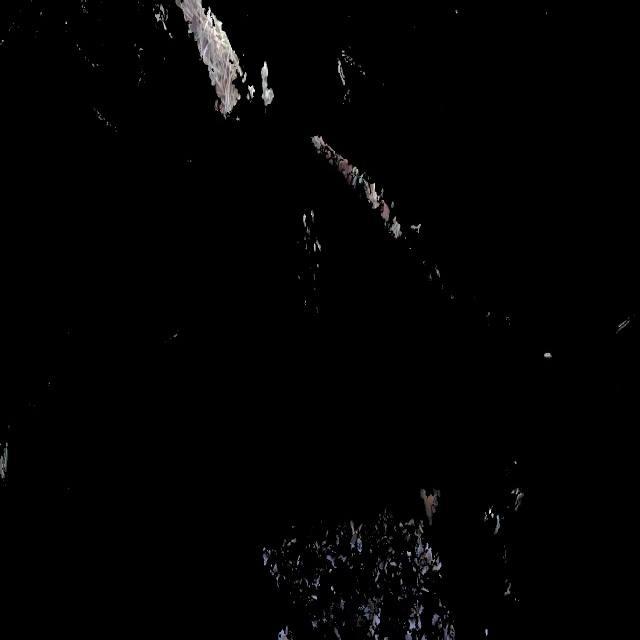
#> input picture datasets/ban/images/train/1190cd7e-frame12.jpg, 640 x 640 px
$ python -i MOG.py   (imports and definitions only)
#> lines starting #> are read from the running program, lines starting #| are printed output that depends on the picture; after the words box and inside, x2 and y2 are one past the last pixel; in counts of white or black regions, pixels touching at a corner belong together
#> further down, picture is the input picture: shape (640, 640, 3); mean B, G, R 2.7, 2.6, 2.7
import numpy as np
import cv2 as cv


# [10 lines left out: function otsu_thresholding, not called in this run]


def otsu_blur_thresholding(img):
    """Apply OTSU thresholding to the image after blurring it"""
    img = cv.cvtColor(img, cv.COLOR_BGR2GRAY)

    img = cv.normalize(img, None, alpha=0, beta=255, norm_type=cv.NORM_MINMAX)

    img = cv.equalizeHist(img)
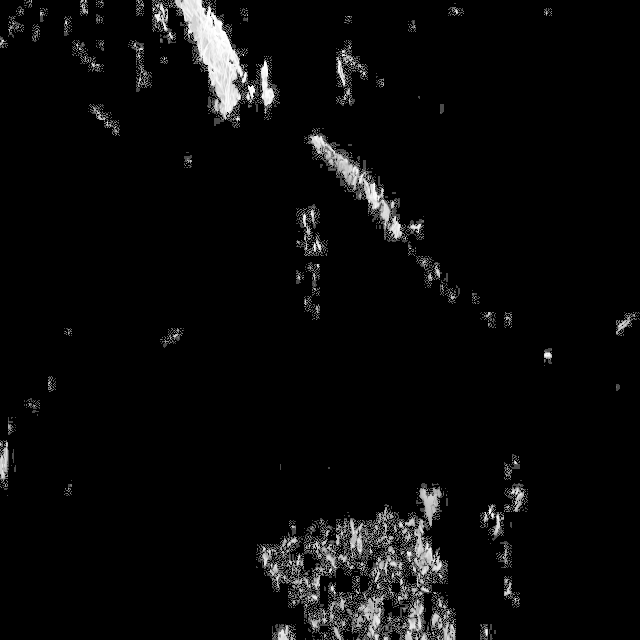
#> img: shape (640, 640); min 0, max 255, mean 9.9
    blur = cv.GaussianBlur(img, (5, 5), 0)
    _, th = cv.threshold(blur, 0, 255, cv.THRESH_BINARY + cv.THRESH_OTSU)
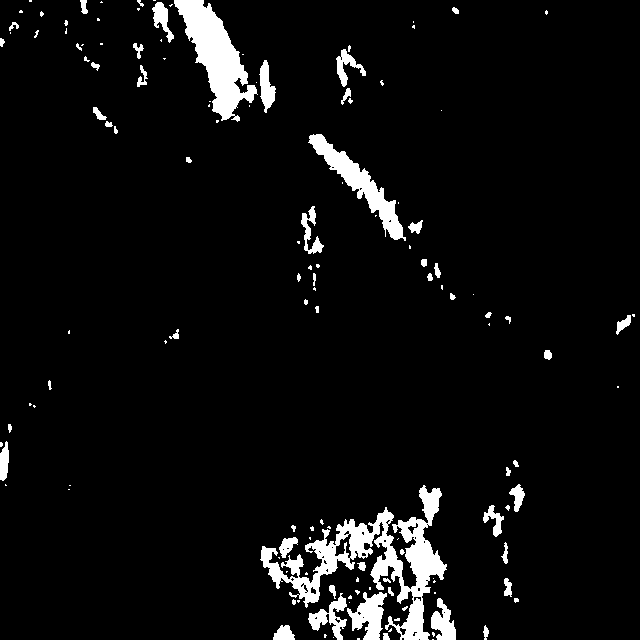
#> th: shape (640, 640); 5.4% white; 136 white regions (79 under 20 px), largest, box (x1, y1, x2, y2) and area: (260, 485, 447, 640) 7566, (174, 0, 258, 122) 4209, (308, 134, 406, 241) 2372
    return th


# [350 lines left out: functions mean_adaptive_thresholding, gaussian_adaptive_thresholding, basic, basic_2, filtre_2, basic_3 and 2 more, not called in this run]


def main():
    basic_3()

>>> import cv2
>>> picture = cv2.imread('../../datasets/ban/images/train/1190cd7e-frame12.jpg')
>>> result = otsu_blur_thresholding(picture)

$ run again, on datasets/ban/images/train/1495cc58-frame474.jpg
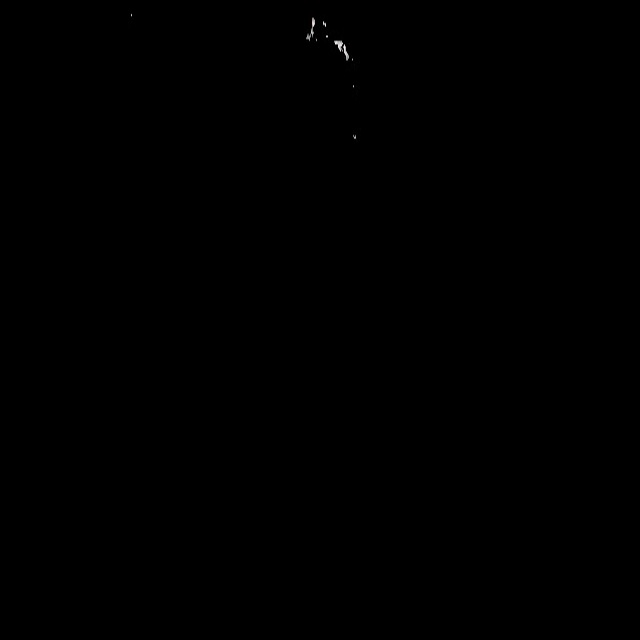
#> input picture datasets/ban/images/train/1495cc58-frame474.jpg, 640 x 640 px
#> picture is the input picture: shape (640, 640, 3); mean B, G, R 0.1, 0.1, 0.1
#> in otsu_blur_thresholding, `_, th = cv.threshold(blur, 0, 255, cv.THRESH_BINARY + cv.THRESH_OTSU)`:
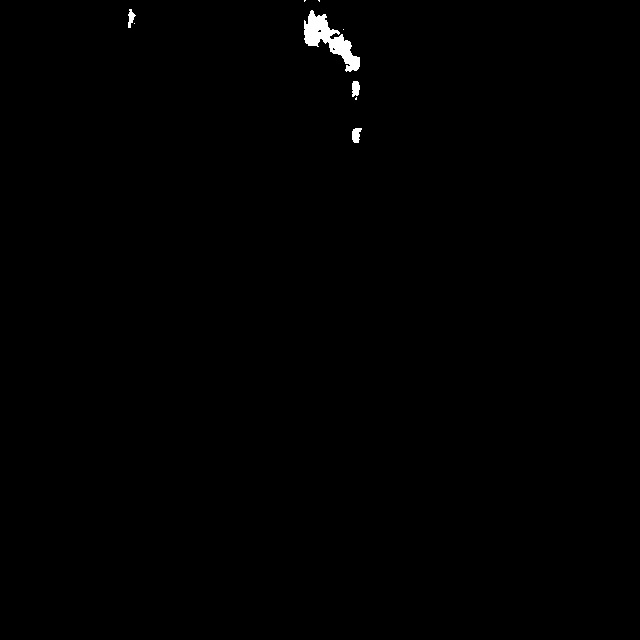
#> th: shape (640, 640); 0.39% white; 9 white regions (5 under 20 px), largest, box (x1, y1, x2, y2) and area: (304, 10, 360, 72) 1304, (352, 128, 362, 143) 110, (352, 81, 360, 97) 105, (128, 9, 136, 28) 81

$ run again, on datasets/ban/images/train/1c9dd696-frame735.jpg
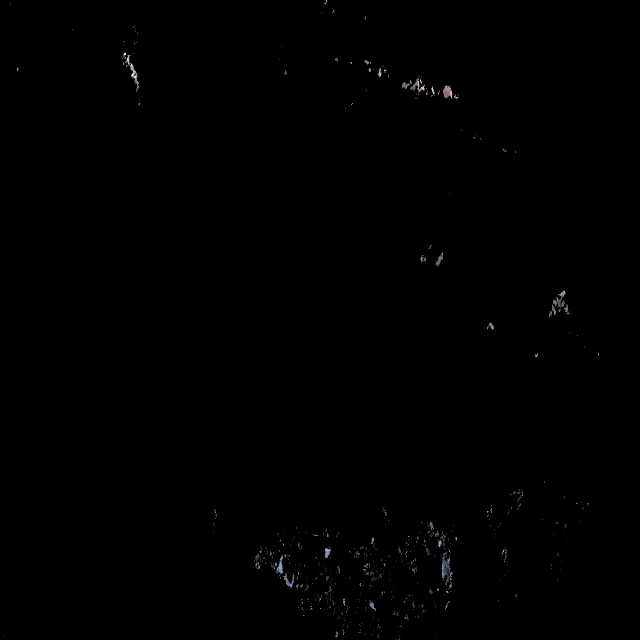
#> input picture datasets/ban/images/train/1c9dd696-frame735.jpg, 640 x 640 px
#> picture is the input picture: shape (640, 640, 3); mean B, G, R 0.6, 0.6, 0.6
#> in otsu_blur_thresholding, `img = cv.equalizeHist(img)`:
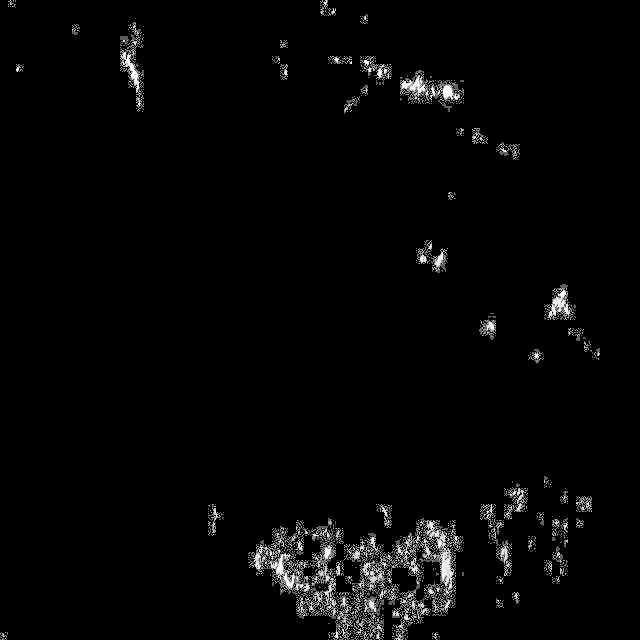
#> img: shape (640, 640); min 0, max 255, mean 5.8
#> in otsu_blur_thresholding, `_, th = cv.threshold(blur, 0, 255, cv.THRESH_BINARY + cv.THRESH_OTSU)`:
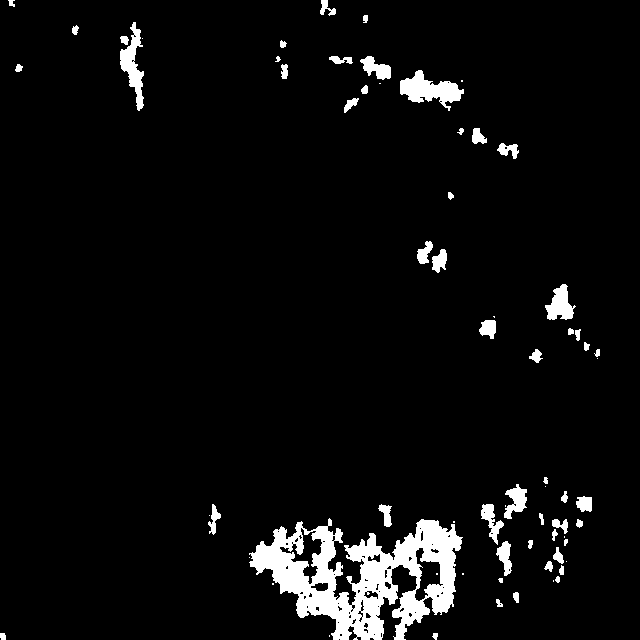
#> th: shape (640, 640); 5% white; 69 white regions (17 under 20 px), largest, box (x1, y1, x2, y2) and area: (249, 518, 463, 640) 12426, (400, 70, 464, 111) 1252, (120, 22, 144, 111) 914
